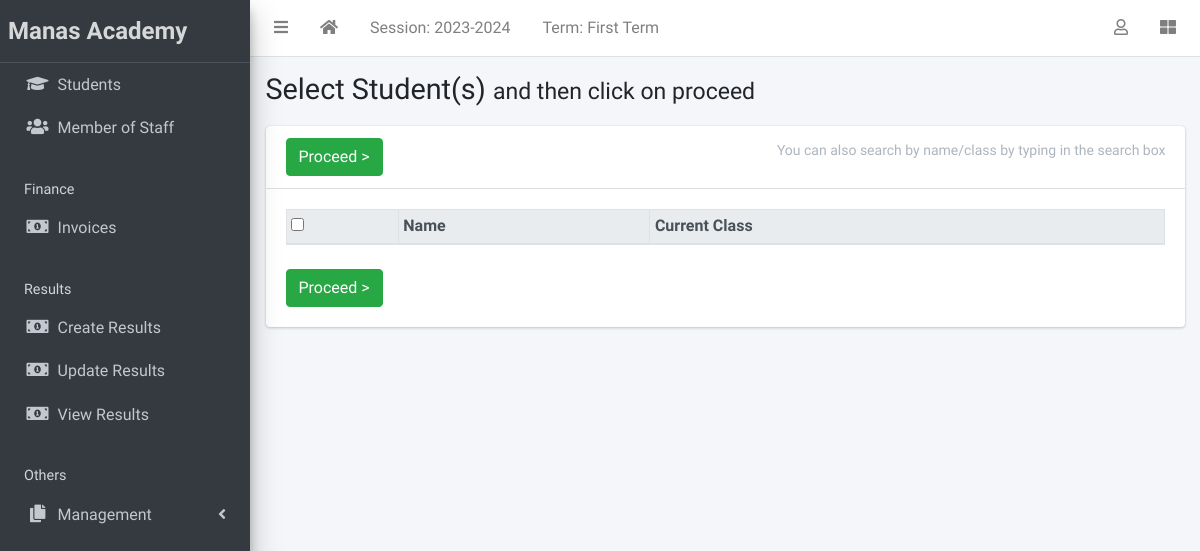
Page /result/create/ (signed in) on the earlier database version.
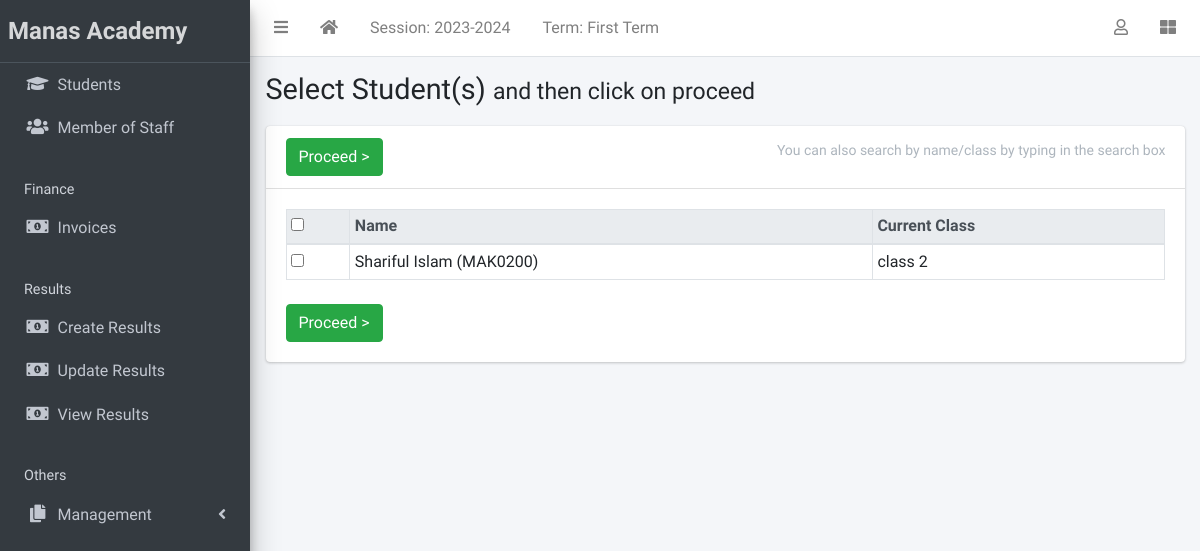
Same page on the later database version.
### apps/students/models.py (models this page shows, shortened)
class Student(models.Model):
    STATUS_CHOICES = [("active", "Active"), ("inactive", "Inactive")]
    GENDER_CHOICES = [("male", "Male"), ("female", "Female")]
    CATEGORY_CHOICE = [("General", "General"),
                       ("SC", "SC"),
                       ("ST", "ST"),
                       ("OBC", "OBC"),
                       ("MOBC", "MOBC"),
                       ("Others", "Others"),
                       ]
    current_status = models.CharField(
        max_length=10, choices=STATUS_CHOICES, default="active"
    )
    registration_number = models.CharField(max_length = 500, default = increment_reg_number, null = True, blank = True)
    firstname = models.CharField(max_length=200)
    surname = models.CharField(max_length=200)
    fathers_name = models.CharField(max_length=200, blank=True)
    mothers_name= models.CharField(max_length=200, blank=True)
    gender = models.CharField(max_length=10, choices=GENDER_CHOICES, default="male")
    date_of_birth = models.DateField(default=timezone.now)
    current_class = models.ForeignKey(
        StudentClass, on_delete=models.SET_NULL, blank=True, null=True
    )
    date_of_admission = models.DateField(default=timezone.now)
    mobile_num_regex = RegexValidator(
        regex="^[0-9]{10,15}$", message="Entered mobile number isn't in a right format!"
    )
    parent_mobile_number = models.CharField(
        validators=[mobile_num_regex], max_length=13, blank=True
    )
    Students_Category = models.CharField(max_length=15, choices=CATEGORY_CHOICE, default="General")
    educational_block = models.CharField(max_length=200, default="Bhabanipur Block")
    cluster_name = models.CharField(max_length=200, blank=True)
    address = models.TextField(blank=True)
    district = models.CharField(max_length=200, default="Barpeta")
    state = models.CharField(max_length=200, default= "Assam")
    country = models.CharField(max_length=200, default= "India")
    pin_regex = RegexValidator(
        regex="^[0-9]{5,7}$", message="Entered Pin number isn't in a right format!"
    )
    pin=models.CharField(validators=[pin_regex], max_length=6, default=None)
    aadhar_no_regex = RegexValidator(
        regex="^[0-9]{11,13}$", message='please entere a correct Aadhar number !'
    )
    aadhaar_number = models.CharField(validators=[aadhar_no_regex], max_length= 15, blank=True)
    name_of_the_bank = models.CharField(max_length=200, blank=True)
    account_no_regex = RegexValidator(
        regex="^[0-9]{10,20}$", message="Entered bank account number isn't in a right format!"
    )
    account_no = models.CharField(validators=[account_no_regex], max_length= 15, blank=True)
    branch_name = models.CharField(max_length=200, blank=True)
    ifsc_code = models.CharField(max_length=10, blank=True)
    others = models.TextField(blank=True)
    student_photo = models.ImageField(blank=True, upload_to="students/student_photos/")
    birth_certificate =models.FileField(blank=True, null=True, upload_to="students/birth_certificate/")
    class Meta:
        ordering = ["firstname", "surname"]
    def __str__(self):
        return f"{self.firstname} {self.surname} ({self.registration_number})"

### apps/corecode/models.py (models this page shows)
class StudentClass(models.Model):
    name = models.CharField(max_length=200, unique=True)
    class Meta:
        verbose_name = "Class"
        verbose_name_plural = "Classes"
        ordering = ["name"]
    def __str__(self):
        return self.name

### apps/result/views.py (the view, shortened to what this page needs)
# urls.py: path("create/", create_result, name="create-result"),
@login_required
def create_result(request):
    students = Student.objects.all()
    return render(request, "result/create_result.html", {"students": students})

### apps/corecode/context_processors.py (called while the page is built)
def site_defaults(request):
    current_session = AcademicSession.objects.get(current=True)
    current_term = AcademicTerm.objects.get(current=True)
    vals = SiteConfig.objects.all()
    contexts = {
        "current_session": current_session.name,
        "current_term": current_term.name,
    }
    for val in vals:
        contexts[val.key] = val.value
    return contexts

### apps/result/templates/result/create_result.html (shortened to what this page needs)
{% extends 'base.html' %}
{% block title %}
  Select Student(s) <span class="small">and then click on proceed</span>
{% endblock title %}
{% block content-header %}
  <form method="POST">
  <div class="card-header">
    <h3 class="card-title">
      <input type="submit" class="btn btn-success" value="Proceed >">
    </h3>
    <div class="card-tools">
      <p class="small btn btn-tool">You can also search by name/class by typing in the search box</p>
    </div>
  </div>
{% endblock content-header %}
{% block content %}
  <table id="studenttable" class="table table-sm table-bordered" data-page-length='100'>
    <thead class="thead-light">
      <tr>
        <th><input type="checkbox" id="selecter"></th>
        <th>Name</th>
        <th>Current Class</th>
      </tr>
    </thead>
    <tbody>
      {% for student in students %}
        <tr>
          <td><input type="checkbox" id="{{ student.id }}" name="students" value="{{ student.id}}"></td>
          <td>{{student}} </td>
          <td>{{student.current_class}}</td>
        </tr>
      {% endfor %}
    </tbody>
  </table>
  <input type="submit" class="btn btn-success mt-2" value="Proceed >">
</form>
{% endblock content %}

Differences in the rows shown:
added Student: firstname+surname+registration_number "Shariful Islam (MAK0200)", current_class "class 2"
